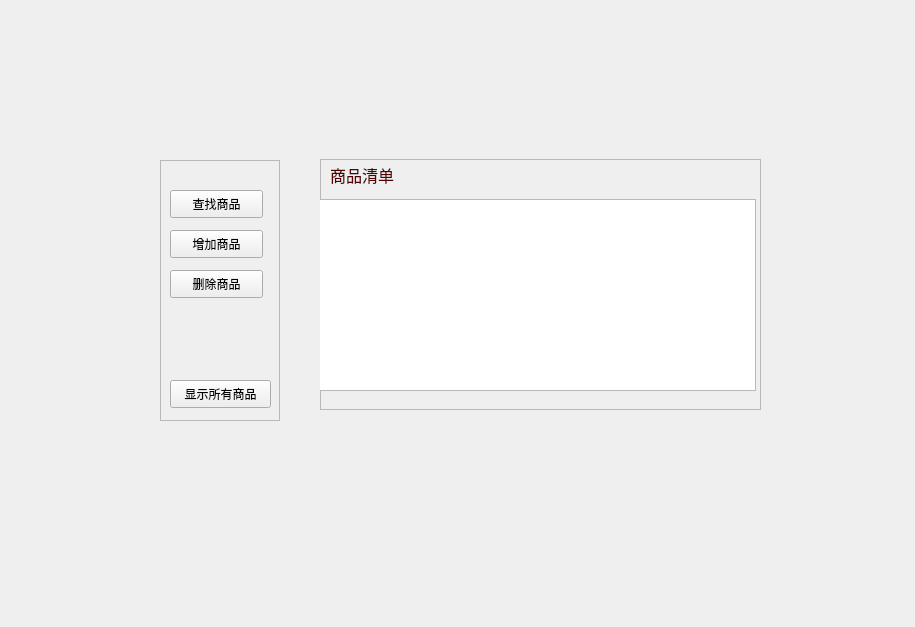
<?xml version="1.0" encoding="UTF-8"?>
<ui version="4.0">
 <class>check</class>
 <widget class="QDialog" name="check">
  <property name="geometry">
   <rect>
    <x>0</x>
    <y>0</y>
    <width>915</width>
    <height>627</height>
   </rect>
  </property>
  <property name="windowTitle">
   <string>Dialog</string>
  </property>
  <widget class="QWidget" name="widget" native="true">
   <property name="geometry">
    <rect>
     <x>150</x>
     <y>100</y>
     <width>641</width>
     <height>361</height>
    </rect>
   </property>
   <widget class="QFrame" name="frame">
    <property name="geometry">
     <rect>
      <x>170</x>
      <y>59</y>
      <width>441</width>
      <height>251</height>
     </rect>
    </property>
    <property name="frameShape">
     <enum>QFrame::StyledPanel</enum>
    </property>
    <property name="frameShadow">
     <enum>QFrame::Raised</enum>
    </property>
    <widget class="QStackedWidget" name="stackedWidget">
     <property name="geometry">
      <rect>
       <x>0</x>
       <y>0</y>
       <width>441</width>
       <height>241</height>
      </rect>
     </property>
     <property name="currentIndex">
      <number>3</number>
     </property>
     <widget class="QWidget" name="page1">
      <widget class="QLineEdit" name="findname">
       <property name="geometry">
        <rect>
         <x>120</x>
         <y>30</y>
         <width>191</width>
         <height>21</height>
        </rect>
       </property>
      </widget>
      <widget class="QLabel" name="label">
       <property name="geometry">
        <rect>
         <x>1</x>
         <y>30</y>
         <width>121</width>
         <height>20</height>
        </rect>
       </property>
       <property name="text">
        <string>请输入商品名称：</string>
       </property>
      </widget>
      <widget class="QPushButton" name="findshure">
       <property name="geometry">
        <rect>
         <x>320</x>
         <y>30</y>
         <width>93</width>
         <height>28</height>
        </rect>
       </property>
       <property name="text">
        <string>确定</string>
       </property>
      </widget>
      <widget class="QLabel" name="namelabel">
       <property name="geometry">
        <rect>
         <x>70</x>
         <y>70</y>
         <width>181</width>
         <height>31</height>
        </rect>
       </property>
       <property name="text">
        <string>名称：</string>
       </property>
      </widget>
      <widget class="QLabel" name="placelabel">
       <property name="geometry">
        <rect>
         <x>70</x>
         <y>110</y>
         <width>181</width>
         <height>31</height>
        </rect>
       </property>
       <property name="text">
        <string>产地：</string>
       </property>
      </widget>
      <widget class="QLabel" name="numlabel">
       <property name="geometry">
        <rect>
         <x>70</x>
         <y>150</y>
         <width>181</width>
         <height>31</height>
        </rect>
       </property>
       <property name="text">
        <string>数量：</string>
       </property>
      </widget>
      <widget class="QLabel" name="label_8">
       <property name="geometry">
        <rect>
         <x>10</x>
         <y>0</y>
         <width>91</width>
         <height>21</height>
        </rect>
       </property>
       <property name="palette">
        <palette>
         <active>
          <colorrole role="WindowText">
           <brush brushstyle="SolidPattern">
            <color alpha="255">
             <red>0</red>
             <green>170</green>
             <blue>255</blue>
            </color>
           </brush>
          </colorrole>
          <colorrole role="Text">
           <brush brushstyle="SolidPattern">
            <color alpha="255">
             <red>0</red>
             <green>255</green>
             <blue>127</blue>
            </color>
           </brush>
          </colorrole>
          <colorrole role="PlaceholderText">
           <brush brushstyle="SolidPattern">
            <color alpha="128">
             <red>0</red>
             <green>255</green>
             <blue>127</blue>
            </color>
           </brush>
          </colorrole>
         </active>
         <inactive>
          <colorrole role="WindowText">
           <brush brushstyle="SolidPattern">
            <color alpha="255">
             <red>0</red>
             <green>170</green>
             <blue>255</blue>
            </color>
           </brush>
          </colorrole>
          <colorrole role="Text">
           <brush brushstyle="SolidPattern">
            <color alpha="255">
             <red>0</red>
             <green>255</green>
             <blue>127</blue>
            </color>
           </brush>
          </colorrole>
          <colorrole role="PlaceholderText">
           <brush brushstyle="SolidPattern">
            <color alpha="128">
             <red>0</red>
             <green>255</green>
             <blue>127</blue>
            </color>
           </brush>
          </colorrole>
         </inactive>
         <disabled>
          <colorrole role="WindowText">
           <brush brushstyle="SolidPattern">
            <color alpha="255">
             <red>120</red>
             <green>120</green>
             <blue>120</blue>
            </color>
           </brush>
          </colorrole>
          <colorrole role="Text">
           <brush brushstyle="SolidPattern">
            <color alpha="255">
             <red>120</red>
             <green>120</green>
             <blue>120</blue>
            </color>
           </brush>
          </colorrole>
          <colorrole role="PlaceholderText">
           <brush brushstyle="SolidPattern">
            <color alpha="128">
             <red>0</red>
             <green>0</green>
             <blue>0</blue>
            </color>
           </brush>
          </colorrole>
         </disabled>
        </palette>
       </property>
       <property name="font">
        <font>
         <family>华文琥珀</family>
         <pointsize>12</pointsize>
        </font>
       </property>
       <property name="text">
        <string>商品查找</string>
       </property>
      </widget>
     </widget>
     <widget class="QWidget" name="page2">
      <widget class="QLabel" name="label_3">
       <property name="geometry">
        <rect>
         <x>10</x>
         <y>40</y>
         <width>111</width>
         <height>20</height>
        </rect>
       </property>
       <property name="text">
        <string>请输入商品名称：</string>
       </property>
      </widget>
      <widget class="QLabel" name="label_4">
       <property name="geometry">
        <rect>
         <x>10</x>
         <y>90</y>
         <width>121</width>
         <height>16</height>
        </rect>
       </property>
       <property name="text">
        <string>请输入商品产地：</string>
       </property>
      </widget>
      <widget class="QLineEdit" name="addname">
       <property name="geometry">
        <rect>
         <x>150</x>
         <y>40</y>
         <width>113</width>
         <height>21</height>
        </rect>
       </property>
      </widget>
      <widget class="QLineEdit" name="addplace">
       <property name="geometry">
        <rect>
         <x>150</x>
         <y>90</y>
         <width>113</width>
         <height>21</height>
        </rect>
       </property>
      </widget>
      <widget class="QLabel" name="label_6">
       <property name="geometry">
        <rect>
         <x>10</x>
         <y>130</y>
         <width>121</width>
         <height>16</height>
        </rect>
       </property>
       <property name="text">
        <string>请输入商品数量：</string>
       </property>
      </widget>
      <widget class="QLineEdit" name="addnum">
       <property name="geometry">
        <rect>
         <x>150</x>
         <y>130</y>
         <width>113</width>
         <height>21</height>
        </rect>
       </property>
      </widget>
      <widget class="QPushButton" name="addshure">
       <property name="geometry">
        <rect>
         <x>120</x>
         <y>190</y>
         <width>171</width>
         <height>28</height>
        </rect>
       </property>
       <property name="text">
        <string>确定</string>
       </property>
      </widget>
      <widget class="QLabel" name="label_7">
       <property name="geometry">
        <rect>
         <x>10</x>
         <y>0</y>
         <width>91</width>
         <height>21</height>
        </rect>
       </property>
       <property name="palette">
        <palette>
         <active>
          <colorrole role="WindowText">
           <brush brushstyle="SolidPattern">
            <color alpha="255">
             <red>85</red>
             <green>170</green>
             <blue>0</blue>
            </color>
           </brush>
          </colorrole>
         </active>
         <inactive>
          <colorrole role="WindowText">
           <brush brushstyle="SolidPattern">
            <color alpha="255">
             <red>85</red>
             <green>170</green>
             <blue>0</blue>
            </color>
           </brush>
          </colorrole>
         </inactive>
         <disabled>
          <colorrole role="WindowText">
           <brush brushstyle="SolidPattern">
            <color alpha="255">
             <red>120</red>
             <green>120</green>
             <blue>120</blue>
            </color>
           </brush>
          </colorrole>
         </disabled>
        </palette>
       </property>
       <property name="font">
        <font>
         <family>华文琥珀</family>
         <pointsize>12</pointsize>
        </font>
       </property>
       <property name="text">
        <string>商品添加</string>
       </property>
      </widget>
     </widget>
     <widget class="QWidget" name="page3">
      <widget class="QLabel" name="label_5">
       <property name="geometry">
        <rect>
         <x>10</x>
         <y>30</y>
         <width>121</width>
         <height>20</height>
        </rect>
       </property>
       <property name="text">
        <string>请输入商品名称：</string>
       </property>
      </widget>
      <widget class="QLineEdit" name="deletename">
       <property name="geometry">
        <rect>
         <x>132</x>
         <y>30</y>
         <width>191</width>
         <height>21</height>
        </rect>
       </property>
      </widget>
      <widget class="QPushButton" name="delshure">
       <property name="geometry">
        <rect>
         <x>330</x>
         <y>30</y>
         <width>93</width>
         <height>28</height>
        </rect>
       </property>
       <property name="text">
        <string>确定</string>
       </property>
      </widget>
      <widget class="QLabel" name="label_2">
       <property name="geometry">
        <rect>
         <x>20</x>
         <y>10</y>
         <width>91</width>
         <height>21</height>
        </rect>
       </property>
       <property name="palette">
        <palette>
         <active>
          <colorrole role="WindowText">
           <brush brushstyle="SolidPattern">
            <color alpha="255">
             <red>255</red>
             <green>0</green>
             <blue>0</blue>
            </color>
           </brush>
          </colorrole>
         </active>
         <inactive>
          <colorrole role="WindowText">
           <brush brushstyle="SolidPattern">
            <color alpha="255">
             <red>255</red>
             <green>0</green>
             <blue>0</blue>
            </color>
           </brush>
          </colorrole>
         </inactive>
         <disabled>
          <colorrole role="WindowText">
           <brush brushstyle="SolidPattern">
            <color alpha="255">
             <red>120</red>
             <green>120</green>
             <blue>120</blue>
            </color>
           </brush>
          </colorrole>
         </disabled>
        </palette>
       </property>
       <property name="font">
        <font>
         <family>华文琥珀</family>
         <pointsize>12</pointsize>
        </font>
       </property>
       <property name="text">
        <string>商品删除</string>
       </property>
      </widget>
     </widget>
     <widget class="QWidget" name="page4">
      <widget class="QLabel" name="label_9">
       <property name="geometry">
        <rect>
         <x>10</x>
         <y>0</y>
         <width>91</width>
         <height>31</height>
        </rect>
       </property>
       <property name="palette">
        <palette>
         <active>
          <colorrole role="WindowText">
           <brush brushstyle="SolidPattern">
            <color alpha="255">
             <red>85</red>
             <green>0</green>
             <blue>0</blue>
            </color>
           </brush>
          </colorrole>
         </active>
         <inactive>
          <colorrole role="WindowText">
           <brush brushstyle="SolidPattern">
            <color alpha="255">
             <red>85</red>
             <green>0</green>
             <blue>0</blue>
            </color>
           </brush>
          </colorrole>
         </inactive>
         <disabled>
          <colorrole role="WindowText">
           <brush brushstyle="SolidPattern">
            <color alpha="255">
             <red>120</red>
             <green>120</green>
             <blue>120</blue>
            </color>
           </brush>
          </colorrole>
         </disabled>
        </palette>
       </property>
       <property name="font">
        <font>
         <family>华文琥珀</family>
         <pointsize>12</pointsize>
        </font>
       </property>
       <property name="text">
        <string>商品清单</string>
       </property>
      </widget>
      <widget class="QTextBrowser" name="textBrowser">
       <property name="geometry">
        <rect>
         <x>-5</x>
         <y>40</y>
         <width>441</width>
         <height>192</height>
        </rect>
       </property>
       <property name="font">
        <font>
         <family>隶书</family>
         <pointsize>11</pointsize>
        </font>
       </property>
       <property name="html">
        <string>&lt;!DOCTYPE HTML PUBLIC &quot;-//W3C//DTD HTML 4.0//EN&quot; &quot;http://www.w3.org/TR/REC-html40/strict.dtd&quot;&gt;
&lt;html&gt;&lt;head&gt;&lt;meta name=&quot;qrichtext&quot; content=&quot;1&quot; /&gt;&lt;style type=&quot;text/css&quot;&gt;
p, li { white-space: pre-wrap; }
&lt;/style&gt;&lt;/head&gt;&lt;body style=&quot; font-family:'隶书'; font-size:11pt; font-weight:400; font-style:normal;&quot;&gt;
&lt;p style=&quot;-qt-paragraph-type:empty; margin-top:0px; margin-bottom:0px; margin-left:0px; margin-right:0px; -qt-block-indent:0; text-indent:0px; font-family:'隶书';&quot;&gt;&lt;br /&gt;&lt;/p&gt;&lt;/body&gt;&lt;/html&gt;</string>
       </property>
      </widget>
     </widget>
    </widget>
   </widget>
   <widget class="QFrame" name="frame_2">
    <property name="geometry">
     <rect>
      <x>10</x>
      <y>60</y>
      <width>120</width>
      <height>261</height>
     </rect>
    </property>
    <property name="frameShape">
     <enum>QFrame::StyledPanel</enum>
    </property>
    <property name="frameShadow">
     <enum>QFrame::Raised</enum>
    </property>
    <widget class="QPushButton" name="find">
     <property name="geometry">
      <rect>
       <x>10</x>
       <y>30</y>
       <width>93</width>
       <height>28</height>
      </rect>
     </property>
     <property name="text">
      <string>查找商品</string>
     </property>
    </widget>
    <widget class="QPushButton" name="add">
     <property name="geometry">
      <rect>
       <x>10</x>
       <y>70</y>
       <width>93</width>
       <height>28</height>
      </rect>
     </property>
     <property name="text">
      <string>增加商品</string>
     </property>
    </widget>
    <widget class="QPushButton" name="del">
     <property name="geometry">
      <rect>
       <x>10</x>
       <y>110</y>
       <width>93</width>
       <height>28</height>
      </rect>
     </property>
     <property name="text">
      <string>删除商品</string>
     </property>
    </widget>
    <widget class="QPushButton" name="print">
     <property name="geometry">
      <rect>
       <x>10</x>
       <y>220</y>
       <width>101</width>
       <height>28</height>
      </rect>
     </property>
     <property name="text">
      <string>显示所有商品</string>
     </property>
    </widget>
   </widget>
  </widget>
 </widget>
 <resources/>
 <connections/>
</ui>
